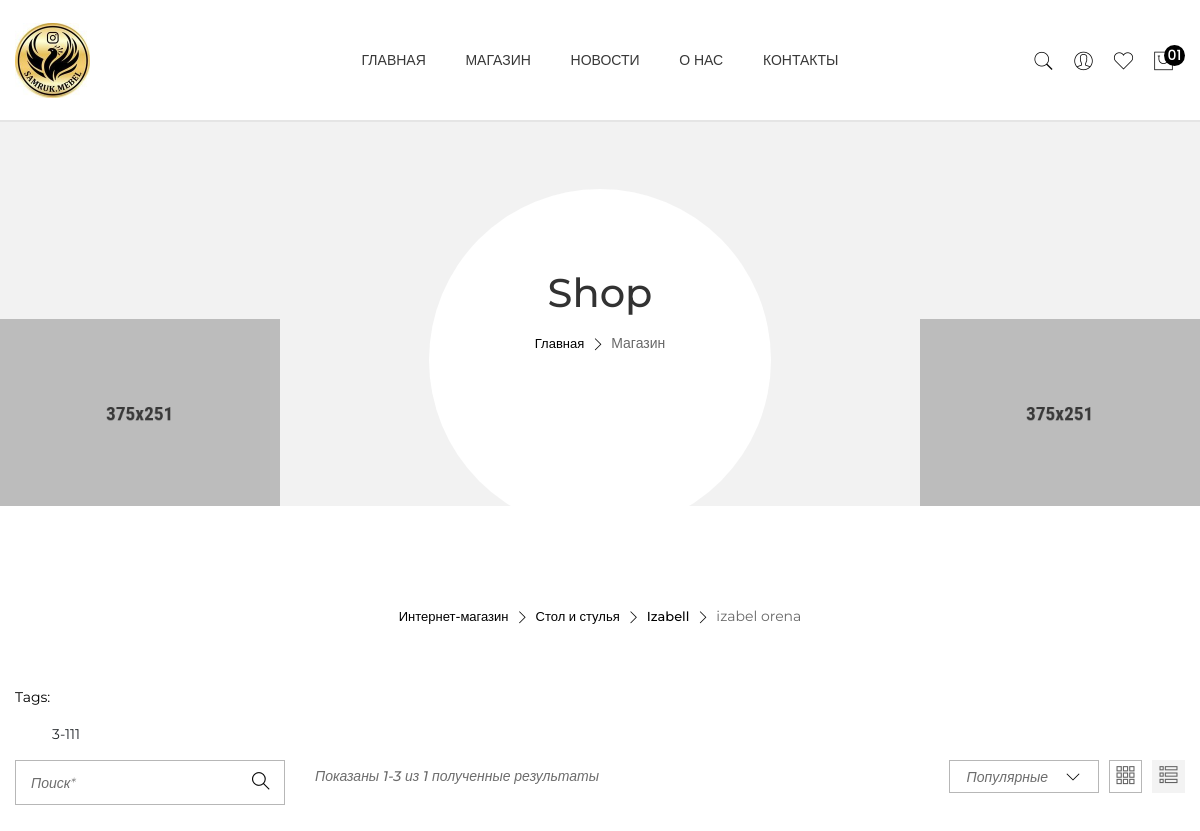
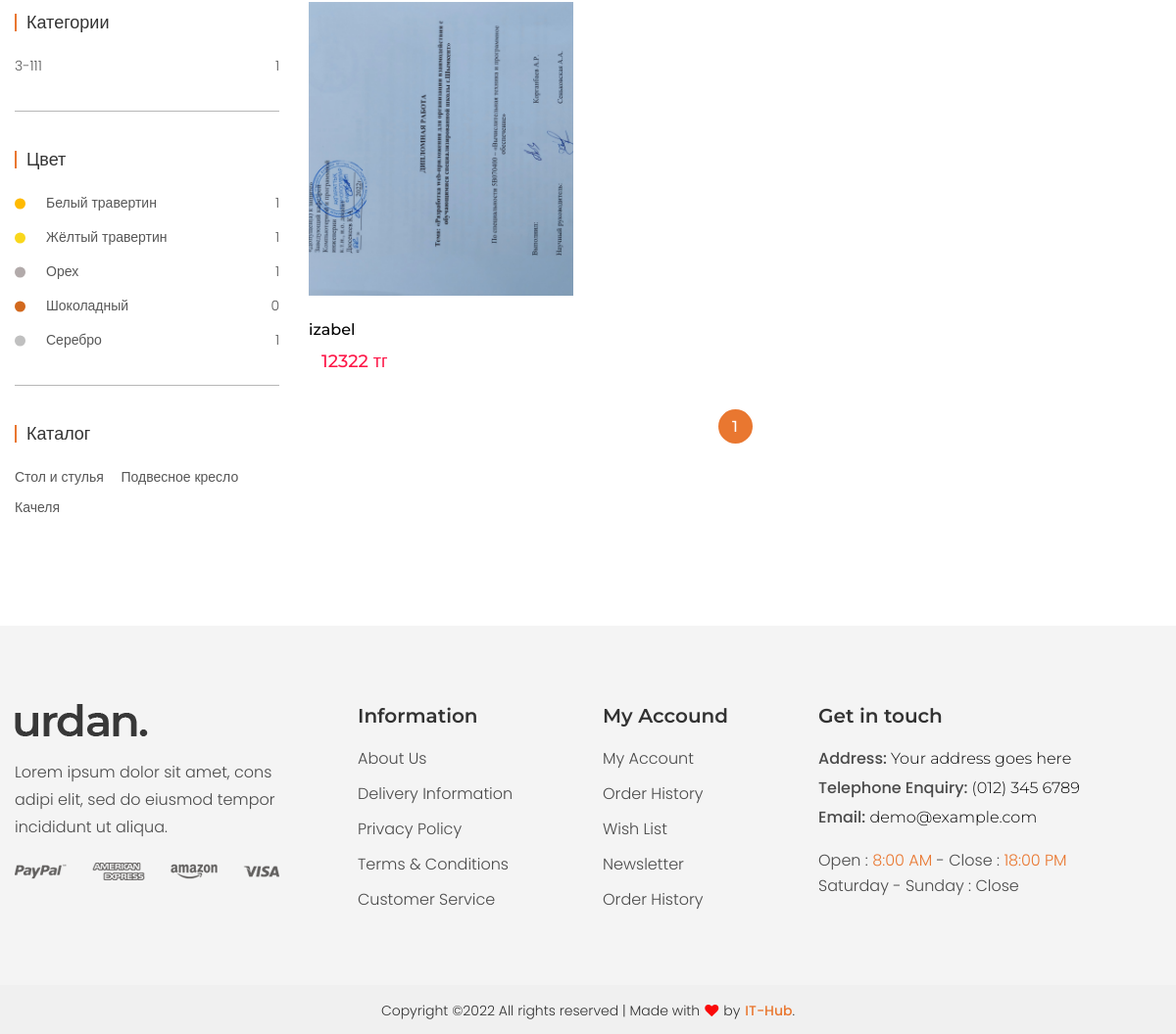
Page /shop/catalog/category/5 on the committed database (2 pictures, top to bottom).
### main/models.py (models this page shows, shortened)
class CategoryType(models.Model):
    category = models.ForeignKey(Category, on_delete=models.CASCADE)
    title = models.CharField(max_length=300)
    logo = models.ImageField(upload_to='upload')
    is_main = models.BooleanField()
    pr_amount = models.IntegerField(blank=True, default=0)

class Category(models.Model):
    catalog = models.ForeignKey(Catalog, on_delete=models.CASCADE)
    title = models.CharField(max_length=300)
    logo = models.ImageField(upload_to='upload')
    is_main = models.BooleanField()
    pr_amount = models.IntegerField(blank=True,default=0)

class Catalog(models.Model):
    title = models.CharField(max_length=300)
    logo = models.ImageField(upload_to='upload')
    is_main = models.BooleanField()

class CategorySize(models.Model):
    categorytype = models.ForeignKey(CategoryType, on_delete=models.CASCADE)
    title = models.CharField(max_length=300)
    logo = models.ImageField(upload_to='upload')
    is_main = models.BooleanField()
    pr_amount = models.IntegerField(blank=True, default=0)
    def __str__(self):
        return self.title

class Product(models.Model):
    title = models.CharField(max_length=300)
    rating = models.FloatField(default= 0.0)
    views = models.IntegerField(default=0)
    short_description = models.TextField()
    color = models.ForeignKey(Color, on_delete=models.CASCADE)
    category = models.ForeignKey(CategorySize, on_delete=models.CASCADE)
    size = models.ForeignKey(Size, on_delete=models.CASCADE)
    old_price = models.IntegerField(default=0)
    new_price = models.IntegerField(default=0)
    weight = models.CharField(max_length=100)
    description = models.TextField()
    details = models.TextField()
    logo = models.ImageField(upload_to='upload')
    discount = models.IntegerField(default=0)
    is_new = models.BooleanField()
    is_best_seller = models.BooleanField()
    kaspi_link = models.CharField(max_length=500, blank=True)

class Color(models.Model):
    title = models.CharField(max_length=300)
    is_main = models.BooleanField()
    code = models.CharField(max_length=100,blank=True)
    col_amount = models.IntegerField(default=0,blank=True)

### main/views.py (the view)
# urls.py: path('shop/catalog/category/<int:cattype_id>', shopcattypeHandler),
def shopcattypeHandler(request, cattype_id):
    cats = Catalog.objects.all()
    cates = Category.objects.all()
    categorytype = CategoryType.objects.get(id=int(cattype_id))
    category_sizes = CategorySize.objects.filter(categorytype__id=int(cattype_id))
    for a in category_sizes:
        a.pr_amount = Product.objects.filter(category__id=int(a.id)).count()
    colors = Color.objects.all()
    for a in colors:
        a.col_amount = Product.objects.filter(color__id=int(a.id)).count()
    search_value = request.GET.get('search', None)
    total = Product.objects.filter(category__categorytype__id=int(cattype_id)).count()
    limit_per_page = 3
    limit_per_page_2 = 4
    current_page = 1
    if request.GET.get('page', 1):
        current_page = int(request.GET.get('page', 1))
    page = 'catalog'
    start = (current_page - 1) * limit_per_page
    stop = current_page * limit_per_page
    if search_value:
        products = Product.objects.filter(title__contains=search_value)[start:stop]
    else:
        products = Product.objects.filter(category__categorytype__id=int(cattype_id)).order_by(
            '-new_price')[start:stop]
    page_count = ceil(total * 1.0 / limit_per_page)
    pages = [i + 1 for i in range(page_count)]
    catalogs = Catalog.objects.all()
    start2 = start + 1
    return render(request, 'shop-cat-type.html', {
        'categorytype': categorytype,
        'category_sizes': category_sizes,
        'products': products,
        'start': start2,
        'stop': stop,
        'total': total,
        'pages': pages,
        'current_page': current_page,
        'search_value': search_value,
        'catalogs': catalogs,
        'cats': cats,
        'cates': cates,
        'colors': colors,
    })

### templates/shop-cat-type.html (shortened to what this page needs)
{% extends 'base.html' %}
    {% block content %}
        <div class="breadcrumb-area bg-gray-4 breadcrumb-padding-1">
            <div class="container">
                <div class="breadcrumb-content text-center">
                    <h2 data-aos="fade-up" data-aos-delay="200">Shop</h2>
                    <ul data-aos="fade-up" data-aos-delay="400">
                        <li><a href="/">Главная</a></li>
                        <li><i class="ti-angle-right"></i></li>
                        <li>Магазин</li>
                    </ul>
                </div>
            </div>
            <div class="breadcrumb-img-1" data-aos="fade-right" data-aos-delay="200">
                <img src="/static/images/banner/breadcrumb-1.png" alt="">
            </div>
            <div class="breadcrumb-img-2" data-aos="fade-left" data-aos-delay="200">
                <img src="/static/images/banner/breadcrumb-2.png" alt="">
            </div>
        </div>
        <div class="shop-area shop-page-responsive pb-100">
            <div class="container">
                <div class="breadcrumb-content  pt-100  pb-60">
                    <ul data-aos="fade-up">
                        <li><a href="/">Интернет-магазин</a></li>
                        <li><i class="ti-angle-right"></i></li>
                        <li><a href="/shop/{{ categorytype.category.catalog.id }}">{{ categorytype.category.catalog.title }}</a></li>
                        <li><i class="ti-angle-right"></i></li>
                        <li><a href="/shop/category/{{ categorytype.category.id }}">{{ categorytype.category.title }}</a></li>
                        <li><i class="ti-angle-right"></i></li>
                        <li>{{ categorytype.title }}</li>
                    </ul>
                </div>
                <div class="tag-social-wrap">
                                <div class="tag-wrap" data-aos="fade-up" data-aos-delay="200">
                                    <span>Tags:</span>
                                    <ul>
                                        {% for i in category_sizes %}
                                        <li><div class="blog-btn-2 btn-hover">
                                            <a class="btn hover-border-radius theme-color" href="/shop/catalog/category/type/{{ i.id }}">{{ i.title }}</a>
                                        </div>
                                        </li>
                                        {% endfor %}
                                    </ul>
                                </div>
                            </div>
                <div class="row flex-row-reverse">
                    <div class="col-lg-9">
                        <div class="shop-topbar-wrapper mb-40">
                            <div class="shop-topbar-left" data-aos="fade-up" data-aos-delay="200">
                                <div class="showing-item">
                                    <span>Показаны {{ start }}-{{ stop }} из {{ total }} полученные результаты</span>
                                </div>
                            </div>
                            <div class="shop-topbar-right" data-aos="fade-up" data-aos-delay="400">
                                <div class="shop-sorting-area">
                                </div>
                                <div class="shop-view-mode nav">
                                    <a class="active" href="#shop-1" data-bs-toggle="tab"><i class=" ti-layout-grid3 "></i> </a>
                                    <a href="#shop-2" data-bs-toggle="tab" class=""><i class=" ti-view-list-alt "></i></a>
                                </div>
                            </div>
                        </div>
                        <div class="shop-bottom-area">
                            <div class="tab-content jump">
                                <div id="shop-1" class="tab-pane active">
                                    <div class="row">
                                        {% for pr in products %}
                                        {% if categorytype.id == pr.category.categorytype.id %}
                                        <div class="col-lg-4 col-md-4 col-sm-6 col-12">
                                            <div class="product-wrap mb-35" data-aos="fade-up" data-aos-delay="200">
                                                <div class="product-img img-zoom mb-25">
                                                    <a href="product-details.html">
                                                        <img src="/media/{{ pr.logo }}" style="object-fit:cover; width:270px; height:300px" alt="">
                                                    </a>
                                                </div>
                                                <div class="product-content">
                                                    <h3><a href="product-details.html">{{ pr.title }}</a></h3>
                                                    <div class="product-price">
                                                        <span class="new-price">{{ pr.new_price }} тг</span>
                                                    </div>
                                                </div>
                                            </div>
                                        </div>
                                        {% endif %}
                                        {% endfor %}
                                    </div>
                                    <div class="pagination-style-1" data-aos="fade-up" data-aos-delay="200">
                                        <ul>
                                            {% for page in pages %}
                                            <li><a class=" {% if current_page == page %} active {% endif %}" href="/shop/catalog/category/{{ categorytype.id }}?page={{ page }}">{{ page }}</a></li>
                                            {% endfor %}
                                        </ul>
                                    </div>
                                </div>
                            </div>
                        </div>
                    </div>
                    <div class="col-lg-3">
                        <div class="sidebar-wrapper">
                            <div class="sidebar-widget mb-40" data-aos="fade-up" data-aos-delay="200">
                                <div class="search-wrap-2">
                                    <form class="search-2-form" action="/shop/catalog/category/{{ categorytype.id }}">
                                        <input placeholder="Поиск*" name="search" type="text">
                                        <button class="button-search" type="submit"><i class=" ti-search "></i></button>
                                    </form>
                                </div>
                            </div>
                            <div class="sidebar-widget sidebar-widget-border mb-40 pb-35" data-aos="fade-up" data-aos-delay="200">
                                <div class="sidebar-widget-title mb-25">
                                    <h3>Категории</h3>
                                </div>
                                <div class="sidebar-list-style">
                                    <ul>
                                        {% for i in category_sizes %}
                                        <li><a href="/shop/catalog/category/type/{{ i.id }}">{{ i }} <span>{{ i.pr_amount }}</span></a></li>
                                        {% endfor %}
                                    </ul>
                                </div>
                            </div>
                            <div class="sidebar-widget sidebar-widget-border mb-40 pb-35" data-aos="fade-up" data-aos-delay="200">
                                <div class="sidebar-widget-title mb-25">
                                    <h3>Цвет</h3>
                                </div>
                                <div class="sidebar-widget-color sidebar-list-style">
                                    <ul>
                                        {% for col in colors %}
                                        <li><a class="{{col.code}}" href="#">{{col.title}} <span>{{ col.col_amount }}</span></a></li>
                                        {% endfor %}
                                    </ul>
                                </div>
                            </div>
                            <div class="sidebar-widget" data-aos="fade-up" data-aos-delay="200">
                                <div class="sidebar-widget-title mb-25">
                                    <h3>Каталог</h3>
                                </div>
                                <div class="sidebar-widget-tag">
                                    {% for ct in catalogs %}
                                    <a href="/shop/{{ ct.id }}">{{ ct.title }}</a>
                                    {% endfor %}
                                </div>
                            </div>
                        </div>
                    </div>
                </div>
            </div>
        </div>
        {% endblock %}

### rows in the picture
CategoryType: category.catalog "Стол и стулья", category "Izabell", title "izabel orena"
CategorySize: title "3-111", pr_amount "1"
Product: logo (picture), title "izabel", new_price "12322"
Color: title "Белый травертин", col_amount "1"
Color: title "Жёлтый травертин", col_amount "1"
Color: title "Орех", col_amount "1"
Color: title "Шоколадный", col_amount "0"
Color: title "Серебро", col_amount "1"
Catalog: title "Стол и стулья"
Catalog: title "Подвесное кресло"
Catalog: title "Качеля"

### other values in the picture
{{ start }} "1"
{{ stop }} "3"
{{ total }} "1"
{{ page }} "1"
